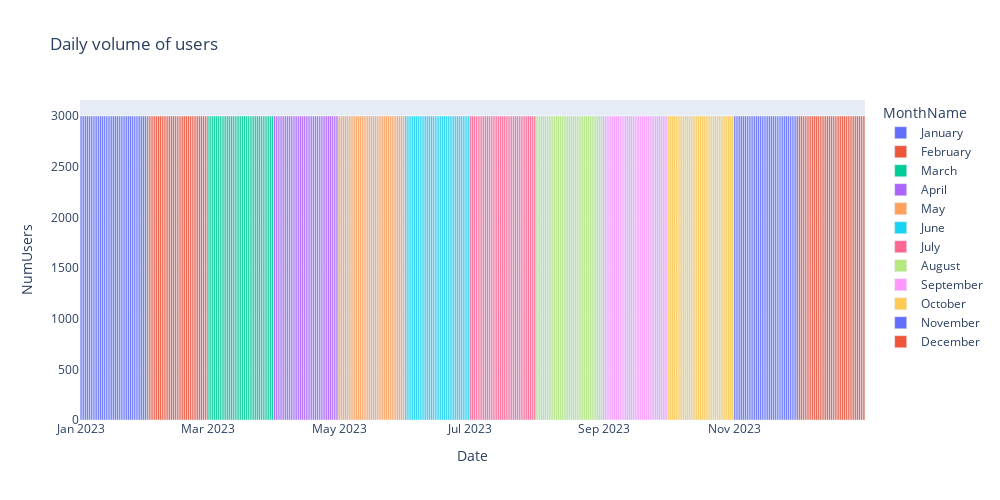

Source (notebook cell):
### Code cell
# Quick look at the daily users over time
fig = px.bar(df, x='Date', y='NumUsers', color='MonthName',
             title='Daily volume of users', width=1000, height=500)
fig.show()
